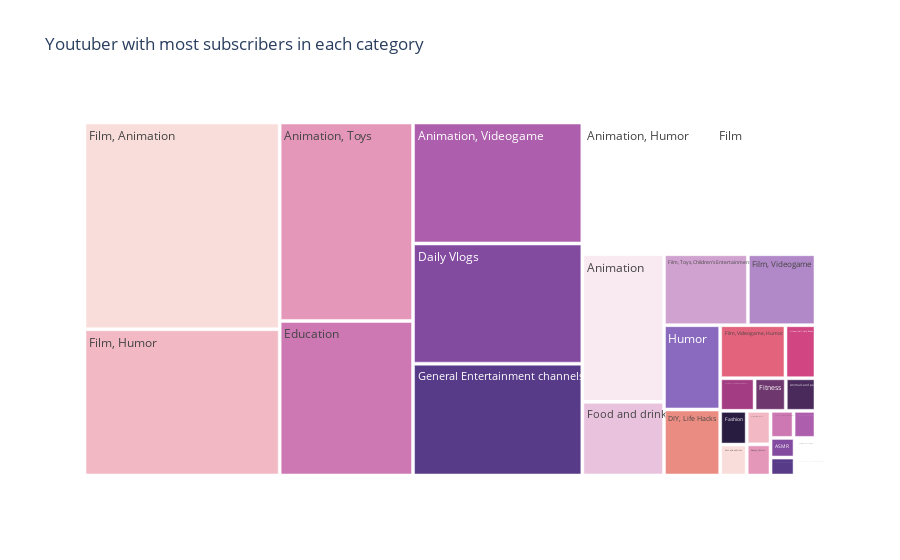

Notebook source saved alongside this figure:
### Markdown cell above
#### 5.4 Youtuber with Most Subscribers by Each Category

### Code cell
# Grouping by category and finding the sum of subscribers in each category
subscriber_by_category = df.groupby('Categories')['Subscribers'].sum().reset_index().head(30)

# Sorting the data by subscribers to find the top categories
top_categories = subscriber_by_category.sort_values(by='Subscribers', ascending=False)

# Creating a treemap using Plotly
fig = px.treemap(top_categories, path=['Categories'], values='Subscribers', 
                 color_discrete_sequence= color_scheme,
                title = ' Youtuber with most subscribers in each category')

# Updating the layout for pastel colors
fig.update_traces(marker=dict(line=dict(color='white', width=0.5)))

# Display the Treemap
fig.show()

### Figure 1 — Plotly figure (JSON) as saved in the notebook; plotly's stock layout.template omitted (floating-point values rounded to 4 significant figures)
{"data": [{"branchvalues": "total", "domain": {"x": [0, 1], "y": [0, 1]}, "hovertemplate": "labels=%{label}<br>Subscribers=%{value}<br>parent=%{parent}<br>id=%{id}<extra></extra>", "ids": ["ASMR", "ASMR, Food and drink", "Animals and pets", "Animation", "Animation, Humor", "Animation, Humor, Toys, Children's Entertainment", "Animation, Toys", "Animation, Videogame", "Beauty, Fashion", "Cars and vehicles", "DIY, Life Hacks", "DIY, Life Hacks, Toys, Children's Entertainment", "Daily Vlogs", "Design/Art, DIY, Life-hack", "Education", "Education, Toys, Children's Entertainment", "Fashion", "Film", "Film, Animation", "Film, Humor", "Film, Toys, Children's Entertainment", "Film, Videogame", "Film, Videogame, Humor", "Fitness", "Fitness, Self-Help Books", "Food and drink", "Food and drink, Self-Help Books", "Food and drink, Toys, Children's Entertainment", "General Entertainment channels", "Humor"], "labels": ["ASMR", "ASMR, Food and drink", "Animals and pets", "Animation", "Animation, Humor", "Animation, Humor, Toys, Children's Entertainment", "Animation, Toys", "Animation, Videogame", "Beauty, Fashion", "Cars and vehicles", "DIY, Life Hacks", "DIY, Life Hacks, Toys, Children's Entertainment", "Daily Vlogs", "Design/Art, DIY, Life-hack", "Education", "Education, Toys, Children's Entertainment", "Fashion", "Film", "Film, Animation", "Film, Humor", "Film, Toys, Children's Entertainment", "Film, Videogame", "Film, Videogame, Humor", "Fitness", "Fitness, Self-Help Books", "Food and drink", "Food and drink, Self-Help Books", "Food and drink, Toys, Children's Entertainment", "General Entertainment channels", "Humor"], "marker": {"line": {"color": "white", "width": 0.5}}, "name": "", "parents": ["", "", "", "", "", "", "", "", "", "", "", "", "", "", "", "", "", "", "", "", "", "", "", "", "", "", "", "", "", ""], "type": "treemap", "values": [15200000, 13000000, 31200000, 388100000, 561200000, 13900000, 851900000, 659400000, 23900000, 26400000, 119500000, 19100000, 654900000, 25700000, 663400000, 36100000, 28800000, 427100000, 1298900000, 918900000, 191700000, 154500000, 111500000, 32700000, 51300000, 193500000, 20100000, 12300000, 609500000, 152500000]}], "layout": {"legend": {"tracegroupgap": 0}, "title": {"text": " Youtuber with most subscribers in each category"}, "treemapcolorway": ["rgb(249, 221, 218)", "rgb(242, 185, 196)", "rgb(229, 151, 185)", "rgb(206, 120, 179)", "rgb(173, 95, 173)", "rgb(131, 75, 160)", "rgb(87, 59, 136)"]}}
